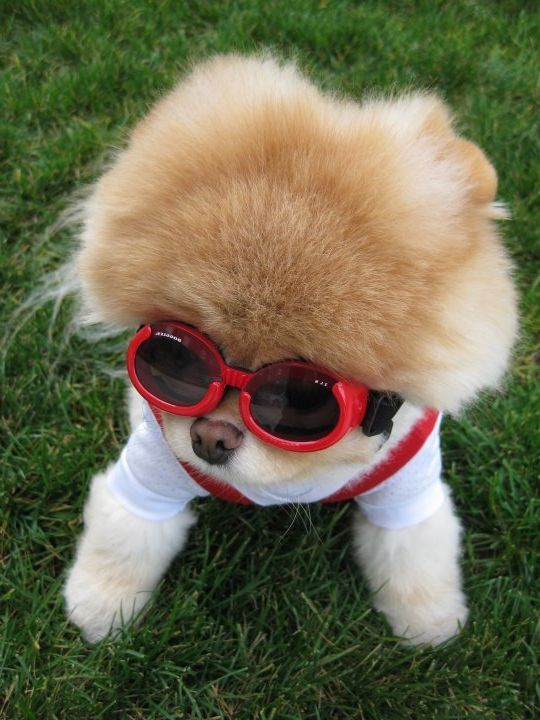
#> input picture filtering/dog.jpg, 540 x 720 px
$ jupyter execute filtering.ipynb   (shell and % lines are left out)
#> lines starting #> are read from the running program, lines starting #| are printed output that depends on the picture
[cell 1]
import numpy as np
import numpy.fft as fp
import matplotlib.pyplot as plt
from PIL import Image
import cv2

# Uploading image and searching for spectrum

Uploading an image "dog.jpg " using the imread function and immediately bring it
to the double type for correct calculations. We will find the image spectrum using
the FFT. We will search for the spectrum of each color channel separately,
and also output the logarithm of the spectrum module for clarity.
We additionally convert the spectrum [0, 1] range.
This is necessary for the correct display of the spectrum, otherwise there will
be a white screen on the graph. Then, we concatenate the obtained spectra.

[cell 2]
# Utility functions

remmax = lambda x: x/x.max()
remmin = lambda x: x - np.amin(x, axis=(0, 1), keepdims=True)
touint8 = lambda x: (remmax(remmin(x)) * (256-1e-4)).astype(int)

[cell 3]
#Loading image
im = Image.open('dog.jpg')
#> im is the input picture: PIL image 540x720 RGB; mean R, G, B 109, 107.3, 79.7
c, r = im.size
#> c = 540; r = 720

img = np.array(im)
imfft = np.zeros((r, c, 3))
for i in range(3):
    imfft[:, :, i] = fp.fft2(img[:, :, i])
imf = touint8(np.log(abs(fp.fftshift(imfft)) + 1))
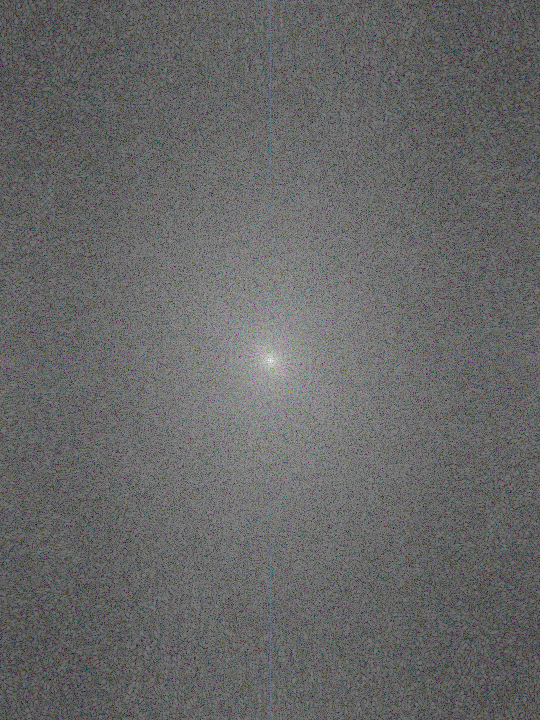
#> imf: shape (720, 540, 3) int64; mean R, G, B 103.2, 103.5, 103.4

fig1, axes1 = plt.subplots(1, 2, figsize=(7, 5))
axes1[0].imshow(im)
axes1[0].set_title('Original image', fontsize=20)
axes1[1].imshow(imf)
axes1[1].set_title('Image spectrum', fontsize=20)
plt.show()

# Setting the low pass filter

It is necessary to set a low-pass filter in the form of a Gaussian function.
The cutoff frequency is 0.1 1/pixel. To set a Gaussian filter in matlab, you
need to translate the cutoff frequency into image fractions.
To do this, we find the sizes `r` and `c` of the image by the size function and
multiply the cutoff frequency by the smaller side.

[cell 4]
# making gaussian low-pass filter mask
s = 0.1  # sigma in 1/pix
sigma = 0.1 * min(im.size)
#> sigma = 54

def gauss(row, column, std):
#> called with row = 720, column = 540, std = 54
    x, y = np.meshgrid(np.arange(-column/2, column/2), np.arange(-row/2, row/2))
    arg   = -(x ** 2 + y ** 2) / (2 * std ** 2)
    h = np.exp(arg)
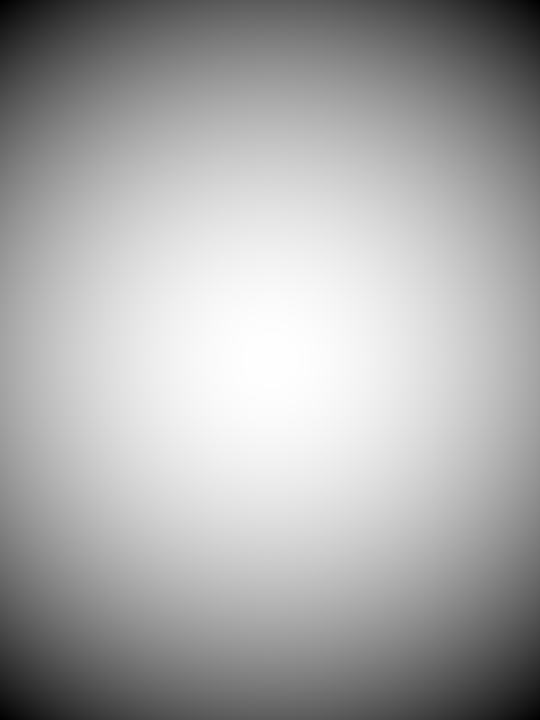
#> arg: shape (720, 540) float64; min -34.72, max 0, mean -11.57; drawn with min black and max white
    h[h < 2.2204e-16 * np.amax(h)] = 0
    sumh = np.sum(h)
    if sumh:
        h = h / sumh
    return h

h = gauss(r, c, sigma)  # gaussian mask
f = np.linspace(-0.5, 0.5, c)  # frequency grid
#> f = 540 values from -0.5 to 0.5

# graphics
plt.figure(figsize=(7, 4))
norm = np.amax(h[round(r / 2), :]) ** (-1)  # normalizing coefficient
#> norm = 18321.8
plt.plot(f, norm * h[round(r / 2), :], 'b')
plt.axvline(x=s, color='r', lw=1)
plt.axvline(x=-s, color='r', lw=1)
plt.grid()
plt.title('Gaussian filter with $\sigma = %.1f$ pix$^{-1}$' % (s,), fontsize=20)
plt.xlabel('Frequency, pix$^{-1}$', fontsize=18)
plt.show()
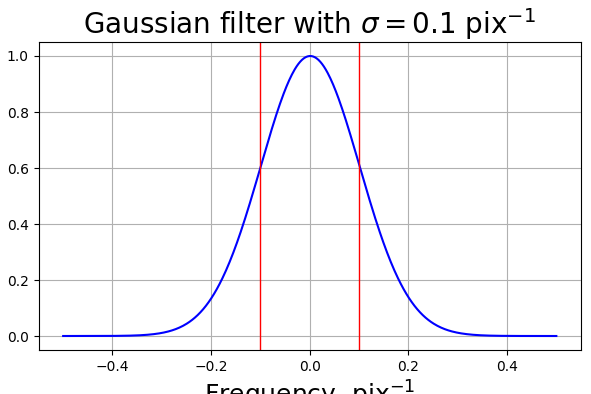
#> figure drawn by matplotlib, 1 panel; curve peaks at x = 0.000928, y = 1

# Filtering in frequency domain

Let's apply the resulting low-pass filter to the image spectrum.
As mentioned above, the spectrum of the image is found using FFT.
We multiply the obtained spectrum by the filter matrix, and then using the
inverse Fourier transform we get the processed image.

[cell 5]
plt.figure(figsize=(10, 6))
plt.imshow(h, cmap='gray')
plt.title('Gaussian mask in frequency domain', fontsize=20)
plt.show()
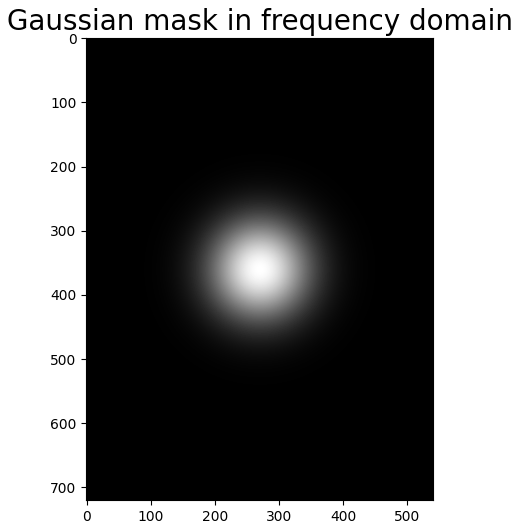
#> figure drawn by matplotlib, 1 panel


im1fft = np.zeros((r, c, 3))
im1 = np.zeros((r, c, 3))
for i in range(3):
    im1fft[:, :, i] = fp.fftshift(fp.fft2(img[:, :, i])) * h
    im1[:, :, i] = abs(fp.ifft2(fp.ifftshift(fp.fftshift(fp.fft2(img[:, :, i])) * h)))
im1 = touint8(im1)

fig2, axes2 = plt.subplots(1, 2, figsize=(7, 4))
axes2[0].imshow(im1)
axes2[0].set_title('Original Image', fontsize=20)
axes2[1].imshow(np.log(abs(im1fft) + 1))
axes2[1].set_title('Image spectrum', fontsize=20)
plt.show()
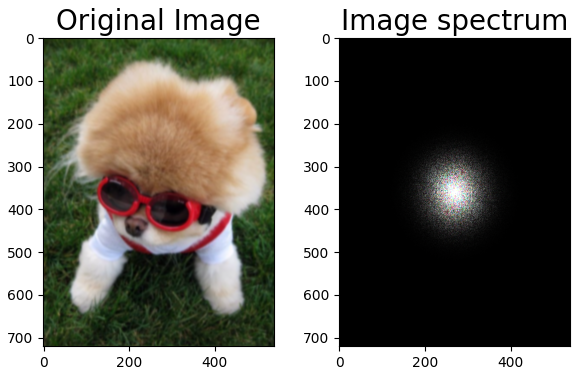
#> figure drawn by matplotlib, 2 panels

It can be seen that mainly low frequencies remained in the spectrum.
The image, in accordance with this, has become more blurry.

# Setting the spatial filter

We get a mask for spatial filtering. To do this, we will find the inverse
Fourier transform from the low-pass filter obtained above.
Let's cut the resulting mask to the size of 11x11 so that it is symmetrical with
respect to the central element.

[cell 6]
hs = fp.ifftshift(fp.ifft2(h))  # gaussian filter in frequency domain
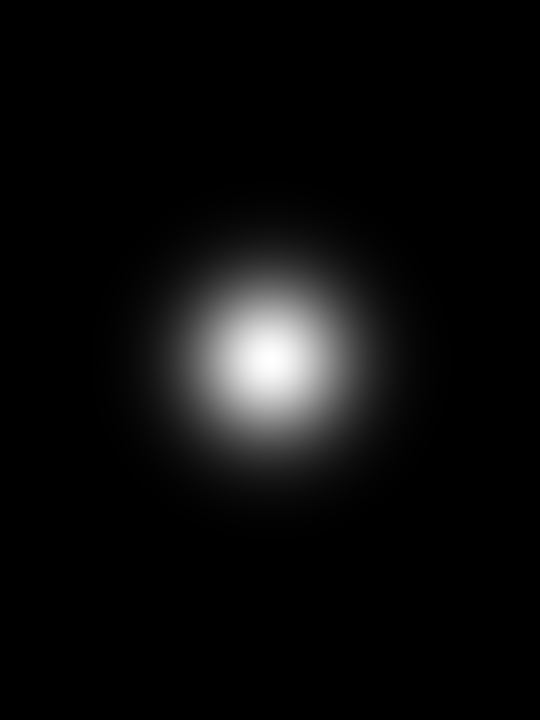
#> h: shape (720, 540) float64; min 4.54e-20, max 5.46e-05, mean 2.57e-06; drawn with min black and max white

plt.figure(figsize=(7, 4))
plt.imshow(np.log(abs(hs)+1), cmap='gray')
plt.title('Gaussian mask in spatial domain')
plt.show()
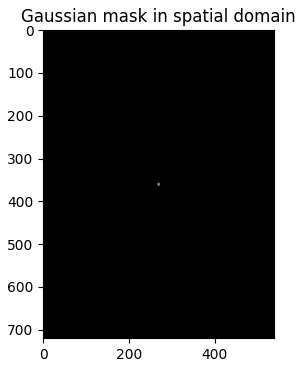
#> figure drawn by matplotlib, 1 panel

This mask has been normalized so that the sum of all its elements is equal to one.

# Filtering in the spatial domain

Let's apply the resulting mask to the original image.
To do this, it is necessary to perform a convolution operation. By default,
the image is padded with zeros at the edges.

[cell 7]
uncut = 11  # size of spatial domain mask
cut = np.floor(uncut/2)  # half-size of spatial domain mask

hs_cut = hs[int(r / 2 - cut) : int(r / 2 + cut + 1), int(c / 2 - cut) : int(c / 2 + cut + 1)]  # cut mask
H = np.sum(abs(hs_cut)) ** (-1) * abs(hs_cut)  # normalized mask

im2 = np.zeros((r,c,3))
im2 = cv2.filter2D(img, ddepth=-1, kernel=H, borderType=cv2.BORDER_CONSTANT)

im2fft = np.zeros((r,c,3))
for i in range(3):
    im2fft[:, :, i] = fp.fft2(im2[:, :, i])

im2fft_shift = touint8(np.log(abs(fp.fftshift(im2fft))+1))
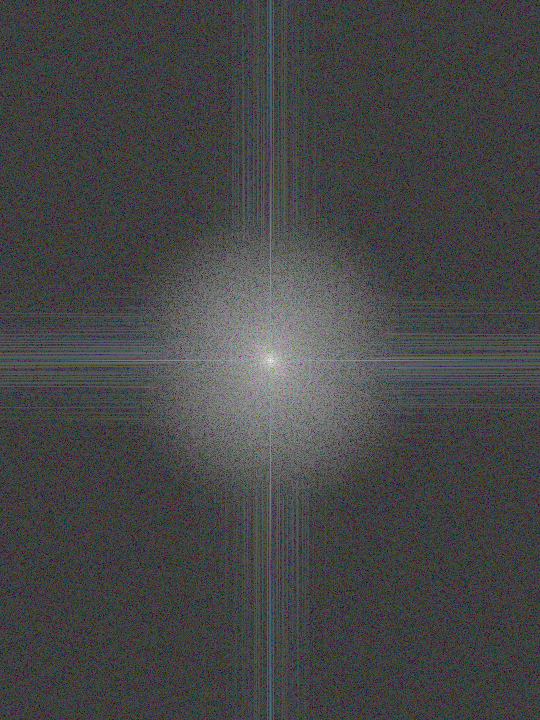
#> im2fft_shift: shape (720, 540, 3) int64; mean R, G, B 69.8, 70.3, 70.5

fig3, axes3 = plt.subplots(1, 2, figsize=(7, 4))
axes3[0].imshow(im2)
axes3[0].set_title('Original image', fontsize=20)
axes3[1].imshow(im2fft_shift)
axes3[1].set_title('Image spectrum', fontsize=20)
plt.show()
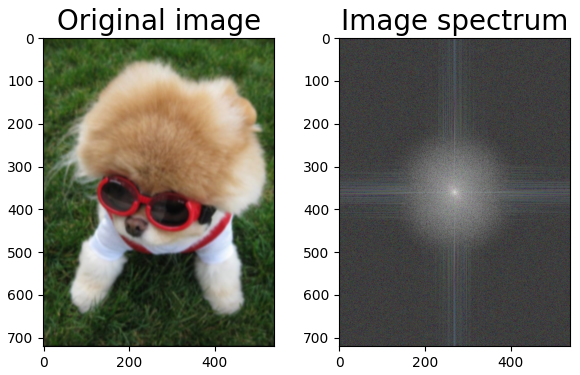
#> figure drawn by matplotlib, 2 panels

The image was also blurred, and high frequencies were suppressed in the spectrum.

# Comparison of results

As can be seen, the results obtained by filtering in the frequency domain with a
Gaussian filter and by filtering in the spatial domain with a Fourier image of
the same filter give identical results. The images visually look exactly the same.
The spectra of these images also look the same, but the spectrum of the image
processed in the spatial domain has pronounced vertical and horizontal bands
passing through the center of the spectrum. This is due to the fact that we used
a cropped mask, which does not exactly correspond to the Fourier image of the filter.
This led to the appearance of artifacts in the spectrum.
The visual differences between these images are only at their edges.
The image processed in the spatial domain has darkened edges,
because the addition of zeros was used. This phenomenon can be eliminated by
using the addition of a periodic continuation of the image along the edges.

[cell 8]
im3 = cv2.filter2D(img, ddepth=-1, kernel=H, borderType=cv2.BORDER_REPLICATE)

plt.figure(figsize=(10, 6))
plt.subplot(131); plt.imshow(im1[0:50, 0:50, :]); plt.title('Frequency processed image')
plt.subplot(132); plt.imshow(im2[0:50, 0:50, :])
plt.title('Spatially processed image\nZero boundary option')
plt.subplot(133); plt.imshow(im3[0:50, 0:50, :])
plt.title('Spatially processed image\nPeriodic boundary option')
plt.show()
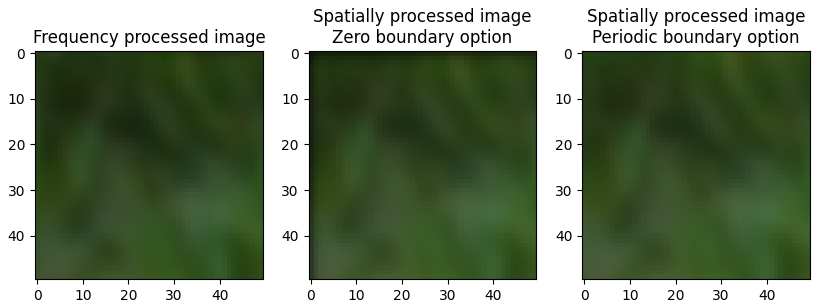
#> figure drawn by matplotlib, 3 panels
